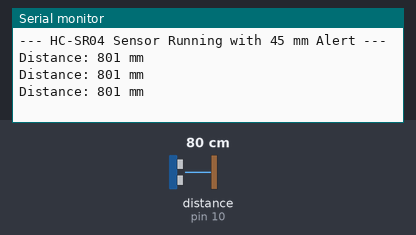
This sketch was run on a simulated Arduino Uno, built with avr-gcc and run on an emulated ATmega328P. Shown: the last lines printed to the serial monitor. Wiring (inferred from the names in the program): ultrasonic range finder: trigger pin 9; echo pin 10. The inputs (shaded band) are chosen by the test bench; at power-on: distance to the obstacle (sensor on pin 10) 80 cm. The echo pulse lasts 58.3 µs per cm.

Above: at 1.3 s.
1.4 s: distance to the obstacle (sensor on pin 10) set to 2 cm
At 1.9 s:
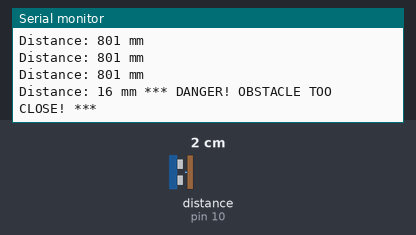
3.5 s: distance to the obstacle (sensor on pin 10) set to 120 cm
At 3.9 s:
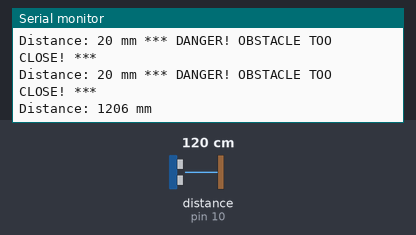
6.5 s: distance to the obstacle (sensor on pin 10) set to 4 cm
At 7.0 s:
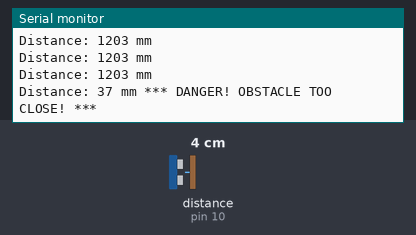
9.5 s: distance to the obstacle (sensor on pin 10) set to 2 cm
At 10.0 s:
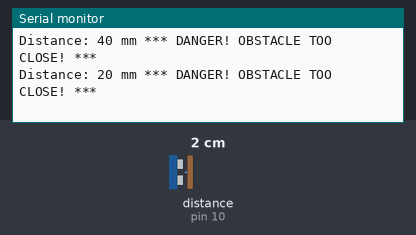
Timing chart, 0 to 12.5 s (numbered marks = the images above; inputs shaded):
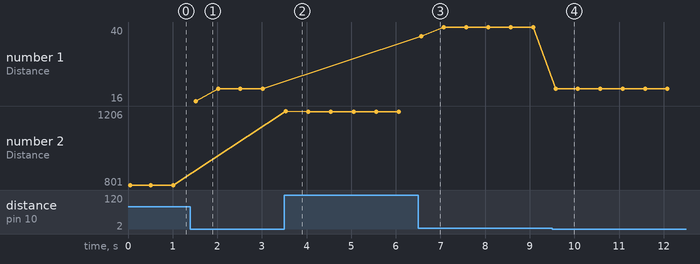

Measured:
- after the input at 1.4 s, the serial monitor: prints a new line after 0.12 s (image 1)
- after the input at 3.5 s, the serial monitor: prints a new line at once (image 2)
- after the input at 6.5 s, the serial monitor: prints a new line after 0.07 s (image 3)
- after the input at 9.5 s, the serial monitor: prints a new line after 0.08 s (image 4)
- plotted number 1: 20 → 40 after the input at 6.5 s, 40 → 20 after the input at 9.5 s
- plotted number 2: 801 → 1203 after the input at 3.5 s

The sketch:

US_Sensor.ino
```cpp
/*
  HC-SR04 Ultrasonic Sensor Distance Reader with Proximity Alert
  "Ultrasonic" refers to sound waves that have a frequency higher than the upper limit of human hearing, which is typically around 20 kilohertz (kHz)

  Reads distance in millimeters (mm) and prints an alert
  if an object is closer than 45 mm (4.5 cm).

  Wiring Connections:
  HC-SR04 VCC -> Arduino 5V
  HC-SR04 Gnd -> Arduino GND
  HC-SR04 Trig -> Arduino Digital Pin 9
  HC-SR04 Echo -> Arduino Digital Pin 10
*/

// --- Pin Definitions ---
const int trigPin = 9;  // Trigger Pin (OUTPUT) Trigger Pin (OUTPUT) // trigger is the sound wave which emitts from the US Sensor
const int echoPin = 10; // Echo Pin (INPUT) Echo is the receiver of the sensor which receives the sound waves receiving after hitting the object

// --- Global Variables ---
long duration;          // Duration of the sound wave travel in microseconds (µs).
long distanceMm;        // Calculated distance in millimeters (mm).
const int ALERT_DISTANCE_MM = 45; // Set the alert threshold to 45 mm (4.5 cm).

void setup() {
  // --- Pin Configuration ---
  pinMode(trigPin, OUTPUT);
  pinMode(echoPin, INPUT);

  // --- Serial Communication Setup ---
  Serial.begin(9600); // Baud Rate for communication
  Serial.println("--- HC-SR04 Sensor Running with 45 mm Alert ---");
}

void loop() {
  // --- 1. Sensor Triggering Sequence ---
  digitalWrite(trigPin, LOW);
  delayMicroseconds(2); // this is the time which are used to set the signal LOW for stablizing the signal

  digitalWrite(trigPin, HIGH);
  delayMicroseconds(10); // this is the time which are used to set the signal HIGH for emit Sound Waves
  digitalWrite(trigPin, LOW);

  // --- 2. Measure the Echo Time ---
  duration = pulseIn(echoPin, HIGH);

  // --- 3. Calculate the Distance in Millimeters (mm) ---

  // First, calculate distance in centimeters: distanceCm = duration / 58
  // Then, multiply by 10 to get millimeters: distanceMm = (duration / 58) * 10
  // Simplified: The speed of sound is approx. 343 m/s or 0.343 mm/µs.
  // The conversion factor becomes: (1 / 0.343) * 2 ≈ 5.8
  // We use the integer calculation for simplicity and efficiency:
  distanceMm = (duration * 10) / 58; // 58 is the calculated value when we calculate the speed of sound in round trip
  // Alternatively, you can use floating-point math for slightly higher accuracy:
  // float distanceFloat = duration * 0.1715; // 34300 cm/s -> 0.0343 cm/µs. Speed of sound is 0.0343 * 10 = 0.343 mm/µs.
  // distanceMm = distanceFloat;

  // --- 4. Output the Result ---
  Serial.print("Distance: ");
  Serial.print(distanceMm);
  Serial.print(" mm");

  // --- 5. Conditional Alert Check ---
  // If the measured distance is LESS THAN the defined threshold...
  if (distanceMm < ALERT_DISTANCE_MM) {
    // ...print the warning message on the same line.
    Serial.println(" *** DANGER! OBSTACLE TOO CLOSE! ***");
    // Optionally, you can add code here to trigger an LED or buzzer.
  } else {
    // ...otherwise, just print a standard newline.
    Serial.println();
  }

  // --- 6. Delay for Next Reading ---
  delay(500);
}
```
